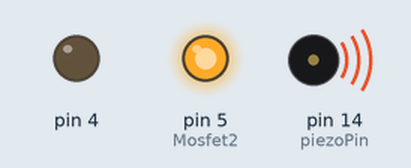
A sketch run on a simulated Arduino Uno, built with avr-gcc and run on an emulated ATmega328P. Parts: output pins drawn as LEDs (lit = HIGH), buzzer (waves = sounding).

Above: at 2.5 s.
At 7.5 s:
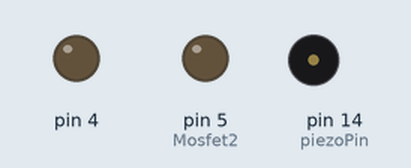
Timing chart, 0 to 13.0 s (numbered marks = the images above):
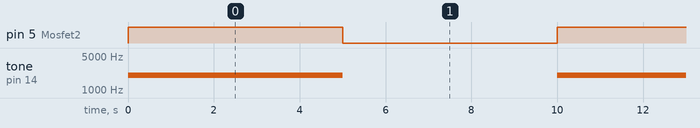

The sketch:

MOSFETT_and_Buzzer_Test.ino
```cpp
#define Mosfet1 4
#define Mosfet2 5

int piezoPin = 14;


void setup() {
  // put your setup code here, to run once:
  pinMode(4, OUTPUT);
  pinMode(5, OUTPUT);
}

void loop() {
  // put your main code here, to run repeatedly:


  digitalWrite(Mosfet2,HIGH);
  tone(piezoPin,2000,5000);
  delay(5000);
  digitalWrite(Mosfet2,LOW);
  delay(5000);
}
```

Measured:
- by itself, pin 5 (Mosfet2): alternates HIGH for 5.0 s and LOW for 5.0 s
- by itself, tone on pin 14 (piezoPin): alternates 2000 Hz for 5.0 s and silent for 5.0 s
